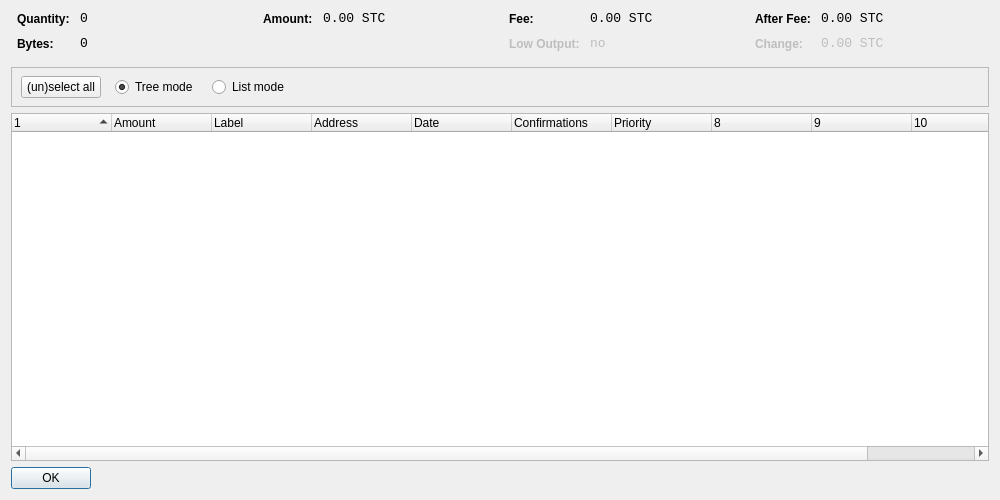
<?xml version="1.0" encoding="UTF-8"?>
<ui version="4.0">
 <class>CoinControlDialog</class>
 <widget class="QDialog" name="CoinControlDialog">
  <property name="geometry">
   <rect>
    <x>0</x>
    <y>0</y>
    <width>1000</width>
    <height>500</height>
   </rect>
  </property>
  <property name="windowTitle">
   <string>Coin Control</string>
  </property>
  <layout class="QVBoxLayout" name="verticalLayout">
   <item>
    <layout class="QHBoxLayout" name="horizontalLayoutTop" stretch="0,0,0,0">
     <property name="topMargin">
      <number>0</number>
     </property>
     <property name="bottomMargin">
      <number>10</number>
     </property>
     <item>
      <layout class="QFormLayout" name="formLayoutCoinControl1">
       <property name="horizontalSpacing">
        <number>10</number>
       </property>
       <property name="verticalSpacing">
        <number>10</number>
       </property>
       <property name="leftMargin">
        <number>6</number>
       </property>
       <property name="rightMargin">
        <number>6</number>
       </property>
       <item row="0" column="0">
        <widget class="QLabel" name="labelCoinControlQuantityText">
         <property name="styleSheet">
          <string notr="true">font-weight:bold;</string>
         </property>
         <property name="text">
          <string>Quantity:</string>
         </property>
        </widget>
       </item>
       <item row="0" column="1">
        <widget class="QLabel" name="labelCoinControlQuantity">
         <property name="font">
          <font>
           <family>Monospace</family>
           <pointsize>10</pointsize>
          </font>
         </property>
         <property name="cursor">
          <cursorShape>IBeamCursor</cursorShape>
         </property>
         <property name="contextMenuPolicy">
          <enum>Qt::ActionsContextMenu</enum>
         </property>
         <property name="text">
          <string notr="true">0</string>
         </property>
         <property name="textInteractionFlags">
          <set>Qt::LinksAccessibleByMouse|Qt::TextSelectableByKeyboard|Qt::TextSelectableByMouse</set>
         </property>
        </widget>
       </item>
       <item row="1" column="0">
        <widget class="QLabel" name="labelCoinControlBytesText">
         <property name="styleSheet">
          <string notr="true">font-weight:bold;</string>
         </property>
         <property name="text">
          <string>Bytes:</string>
         </property>
        </widget>
       </item>
       <item row="1" column="1">
        <widget class="QLabel" name="labelCoinControlBytes">
         <property name="font">
          <font>
           <family>Monospace</family>
           <pointsize>10</pointsize>
          </font>
         </property>
         <property name="cursor">
          <cursorShape>IBeamCursor</cursorShape>
         </property>
         <property name="contextMenuPolicy">
          <enum>Qt::ActionsContextMenu</enum>
         </property>
         <property name="text">
          <string notr="true">0</string>
         </property>
         <property name="textInteractionFlags">
          <set>Qt::LinksAccessibleByMouse|Qt::TextSelectableByKeyboard|Qt::TextSelectableByMouse</set>
         </property>
        </widget>
       </item>
      </layout>
     </item>
     <item>
      <layout class="QFormLayout" name="formLayoutCoinControl2">
       <property name="horizontalSpacing">
        <number>10</number>
       </property>
       <property name="verticalSpacing">
        <number>10</number>
       </property>
       <property name="leftMargin">
        <number>6</number>
       </property>
       <property name="rightMargin">
        <number>6</number>
       </property>
       <item row="0" column="0">
        <widget class="QLabel" name="labelCoinControlAmountText">
         <property name="styleSheet">
          <string notr="true">font-weight:bold;</string>
         </property>
         <property name="text">
          <string>Amount:</string>
         </property>
        </widget>
       </item>
       <item row="0" column="1">
        <widget class="QLabel" name="labelCoinControlAmount">
         <property name="font">
          <font>
           <family>Monospace</family>
           <pointsize>10</pointsize>
          </font>
         </property>
         <property name="cursor">
          <cursorShape>IBeamCursor</cursorShape>
         </property>
         <property name="contextMenuPolicy">
          <enum>Qt::ActionsContextMenu</enum>
         </property>
         <property name="text">
          <string notr="true">0.00 STC</string>
         </property>
         <property name="textInteractionFlags">
          <set>Qt::LinksAccessibleByMouse|Qt::TextSelectableByKeyboard|Qt::TextSelectableByMouse</set>
         </property>
        </widget>
       </item>
      </layout>
     </item>
     <item>
      <layout class="QFormLayout" name="formLayoutCoinControl3">
       <property name="horizontalSpacing">
        <number>10</number>
       </property>
       <property name="verticalSpacing">
        <number>10</number>
       </property>
       <property name="leftMargin">
        <number>6</number>
       </property>
       <property name="rightMargin">
        <number>6</number>
       </property>
       <item row="0" column="0">
        <widget class="QLabel" name="labelCoinControlFeeText">
         <property name="styleSheet">
          <string notr="true">font-weight:bold;</string>
         </property>
         <property name="text">
          <string>Fee:</string>
         </property>
        </widget>
       </item>
       <item row="0" column="1">
        <widget class="QLabel" name="labelCoinControlFee">
         <property name="font">
          <font>
           <family>Monospace</family>
           <pointsize>10</pointsize>
          </font>
         </property>
         <property name="cursor">
          <cursorShape>IBeamCursor</cursorShape>
         </property>
         <property name="contextMenuPolicy">
          <enum>Qt::ActionsContextMenu</enum>
         </property>
         <property name="text">
          <string notr="true">0.00 STC</string>
         </property>
         <property name="textInteractionFlags">
          <set>Qt::LinksAccessibleByMouse|Qt::TextSelectableByKeyboard|Qt::TextSelectableByMouse</set>
         </property>
        </widget>
       </item>
       <item row="1" column="0">
        <widget class="QLabel" name="labelCoinControlLowOutputText">
         <property name="enabled">
          <bool>false</bool>
         </property>
         <property name="styleSheet">
          <string notr="true">font-weight:bold;</string>
         </property>
         <property name="text">
          <string>Low Output:</string>
         </property>
        </widget>
       </item>
       <item row="1" column="1">
        <widget class="QLabel" name="labelCoinControlLowOutput">
         <property name="enabled">
          <bool>false</bool>
         </property>
         <property name="font">
          <font>
           <family>Monospace</family>
           <pointsize>10</pointsize>
          </font>
         </property>
         <property name="cursor">
          <cursorShape>IBeamCursor</cursorShape>
         </property>
         <property name="contextMenuPolicy">
          <enum>Qt::ActionsContextMenu</enum>
         </property>
         <property name="text">
          <string notr="true">no</string>
         </property>
         <property name="textInteractionFlags">
          <set>Qt::LinksAccessibleByMouse|Qt::TextSelectableByKeyboard|Qt::TextSelectableByMouse</set>
         </property>
        </widget>
       </item>
      </layout>
     </item>
     <item>
      <layout class="QFormLayout" name="formLayoutCoinControl4">
       <property name="horizontalSpacing">
        <number>10</number>
       </property>
       <property name="verticalSpacing">
        <number>10</number>
       </property>
       <property name="leftMargin">
        <number>6</number>
       </property>
       <property name="rightMargin">
        <number>6</number>
       </property>
       <item row="0" column="0">
        <widget class="QLabel" name="labelCoinControlAfterFeeText">
         <property name="styleSheet">
          <string notr="true">font-weight:bold;</string>
         </property>
         <property name="text">
          <string>After Fee:</string>
         </property>
        </widget>
       </item>
       <item row="0" column="1">
        <widget class="QLabel" name="labelCoinControlAfterFee">
         <property name="font">
          <font>
           <family>Monospace</family>
           <pointsize>10</pointsize>
          </font>
         </property>
         <property name="cursor">
          <cursorShape>IBeamCursor</cursorShape>
         </property>
         <property name="contextMenuPolicy">
          <enum>Qt::ActionsContextMenu</enum>
         </property>
         <property name="text">
          <string notr="true">0.00 STC</string>
         </property>
         <property name="textInteractionFlags">
          <set>Qt::LinksAccessibleByMouse|Qt::TextSelectableByKeyboard|Qt::TextSelectableByMouse</set>
         </property>
        </widget>
       </item>
       <item row="1" column="0">
        <widget class="QLabel" name="labelCoinControlChangeText">
         <property name="enabled">
          <bool>false</bool>
         </property>
         <property name="styleSheet">
          <string notr="true">font-weight:bold;</string>
         </property>
         <property name="text">
          <string>Change:</string>
         </property>
        </widget>
       </item>
       <item row="1" column="1">
        <widget class="QLabel" name="labelCoinControlChange">
         <property name="enabled">
          <bool>false</bool>
         </property>
         <property name="font">
          <font>
           <family>Monospace</family>
           <pointsize>10</pointsize>
          </font>
         </property>
         <property name="cursor">
          <cursorShape>IBeamCursor</cursorShape>
         </property>
         <property name="contextMenuPolicy">
          <enum>Qt::ActionsContextMenu</enum>
         </property>
         <property name="text">
          <string notr="true">0.00 STC</string>
         </property>
         <property name="textInteractionFlags">
          <set>Qt::LinksAccessibleByMouse|Qt::TextSelectableByKeyboard|Qt::TextSelectableByMouse</set>
         </property>
        </widget>
       </item>
      </layout>
     </item>
    </layout>
   </item>
   <item>
    <widget class="QFrame" name="frame">
     <property name="minimumSize">
      <size>
       <width>0</width>
       <height>40</height>
      </size>
     </property>
     <property name="frameShape">
      <enum>QFrame::StyledPanel</enum>
     </property>
     <property name="frameShadow">
      <enum>QFrame::Sunken</enum>
     </property>
     <widget class="QWidget" name="horizontalLayoutWidget">
      <property name="geometry">
       <rect>
        <x>10</x>
        <y>0</y>
        <width>781</width>
        <height>41</height>
       </rect>
      </property>
      <layout class="QHBoxLayout" name="horizontalLayoutPanel" stretch="0,0,0,0,0">
       <property name="spacing">
        <number>14</number>
       </property>
       <item>
        <widget class="QPushButton" name="pushButtonSelectAll">
         <property name="sizePolicy">
          <sizepolicy hsizetype="Maximum" vsizetype="Fixed">
           <horstretch>0</horstretch>
           <verstretch>0</verstretch>
          </sizepolicy>
         </property>
         <property name="text">
          <string>(un)select all</string>
         </property>
        </widget>
       </item>
       <item>
        <widget class="QRadioButton" name="radioTreeMode">
         <property name="sizePolicy">
          <sizepolicy hsizetype="Maximum" vsizetype="Fixed">
           <horstretch>0</horstretch>
           <verstretch>0</verstretch>
          </sizepolicy>
         </property>
         <property name="text">
          <string>Tree mode</string>
         </property>
         <property name="checked">
          <bool>true</bool>
         </property>
        </widget>
       </item>
       <item>
        <widget class="QRadioButton" name="radioListMode">
         <property name="sizePolicy">
          <sizepolicy hsizetype="Maximum" vsizetype="Fixed">
           <horstretch>0</horstretch>
           <verstretch>0</verstretch>
          </sizepolicy>
         </property>
         <property name="text">
          <string>List mode</string>
         </property>
        </widget>
       </item>
       <item>
        <spacer name="horizontalSpacer">
         <property name="orientation">
          <enum>Qt::Horizontal</enum>
         </property>
         <property name="sizeHint" stdset="0">
          <size>
           <width>40</width>
           <height>20</height>
          </size>
         </property>
        </spacer>
       </item>
      </layout>
     </widget>
    </widget>
   </item>
   <item>
    <widget class="CoinControlTreeWidget" name="treeWidget">
     <property name="contextMenuPolicy">
      <enum>Qt::CustomContextMenu</enum>
     </property>
     <property name="sortingEnabled">
      <bool>false</bool>
     </property>
     <property name="columnCount">
      <number>11</number>
     </property>
     <attribute name="headerShowSortIndicator" stdset="0">
      <bool>true</bool>
     </attribute>
     <attribute name="headerStretchLastSection">
      <bool>false</bool>
     </attribute>
     <column>
      <property name="text">
       <string/>
      </property>
     </column>
     <column>
      <property name="text">
       <string>Amount</string>
      </property>
     </column>
     <column>
      <property name="text">
       <string>Label</string>
      </property>
     </column>
     <column>
      <property name="text">
       <string>Address</string>
      </property>
     </column>
     <column>
      <property name="text">
       <string>Date</string>
      </property>
     </column>
     <column>
      <property name="text">
       <string>Confirmations</string>
      </property>
      <property name="toolTip">
       <string>Confirmed</string>
      </property>
     </column>
     <column>
      <property name="text">
       <string>Priority</string>
      </property>
     </column>
     <column>
      <property name="text">
       <string/>
      </property>
     </column>
     <column>
      <property name="text">
       <string/>
      </property>
     </column>
     <column>
      <property name="text">
       <string/>
      </property>
     </column>
     <column>
      <property name="text">
       <string/>
      </property>
     </column>
    </widget>
   </item>
   <item>
    <widget class="QDialogButtonBox" name="buttonBox">
     <property name="sizePolicy">
      <sizepolicy hsizetype="Maximum" vsizetype="Fixed">
       <horstretch>0</horstretch>
       <verstretch>0</verstretch>
      </sizepolicy>
     </property>
     <property name="orientation">
      <enum>Qt::Horizontal</enum>
     </property>
     <property name="standardButtons">
      <set>QDialogButtonBox::Ok</set>
     </property>
    </widget>
   </item>
  </layout>
 </widget>
 <customwidgets>
  <customwidget>
   <class>CoinControlTreeWidget</class>
   <extends>QTreeWidget</extends>
   <header>coincontroltreewidget.h</header>
  </customwidget>
 </customwidgets>
 <resources/>
 <connections/>
</ui>
